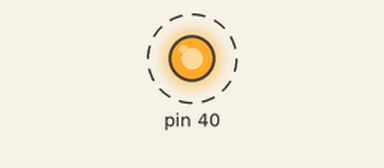
Recording of a program running on a simulated Raspberry Pi (header pin numbers). On the bench: output pins drawn as LEDs (lit = HIGH). Dashed ring = blinking. At 7.5 s the program stops and its outputs stay as they are.

Above: at 0.7 s.
Timing chart, 0 to 5.8 s (numbered marks = the images above):
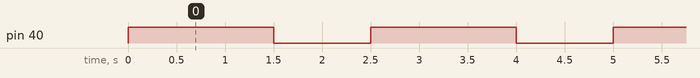

Measured:
- by itself, pin 40: alternates HIGH for 1.5 s and LOW for 1.0 s

The program:

blink.py
```python
import RPi.GPIO as IO         # calling header file for GPIO’s of PI
import time                   # calling for time to provide delays in program

duration=1.5
IO.setmode (IO.BOARD)        # BOARD pin numbers, GPIO21 is called as PIN40

IO.setup(40,IO.OUT)          # initialize digital pin40 as an output.
IO.output(40,1)              # turn the LED on (making the voltage level HIGH)
time.sleep(duration)         # sleep for a second
IO.cleanup()                 # turn the LED off (making all the output pins LOW)
time.sleep(1)                #sleep for a second

#loop is executed second time
IO.setmode (IO.BOARD)
IO.setup(40,IO.OUT)
IO.output(40,1)
time.sleep(duration)
IO.cleanup()
time.sleep(1)

#loop is executed third time
IO.setmode (IO.BOARD)
IO.setup(40,IO.OUT)
IO.output(40,1)
time.sleep(duration)
IO.cleanup()
time.sleep(1)
```
